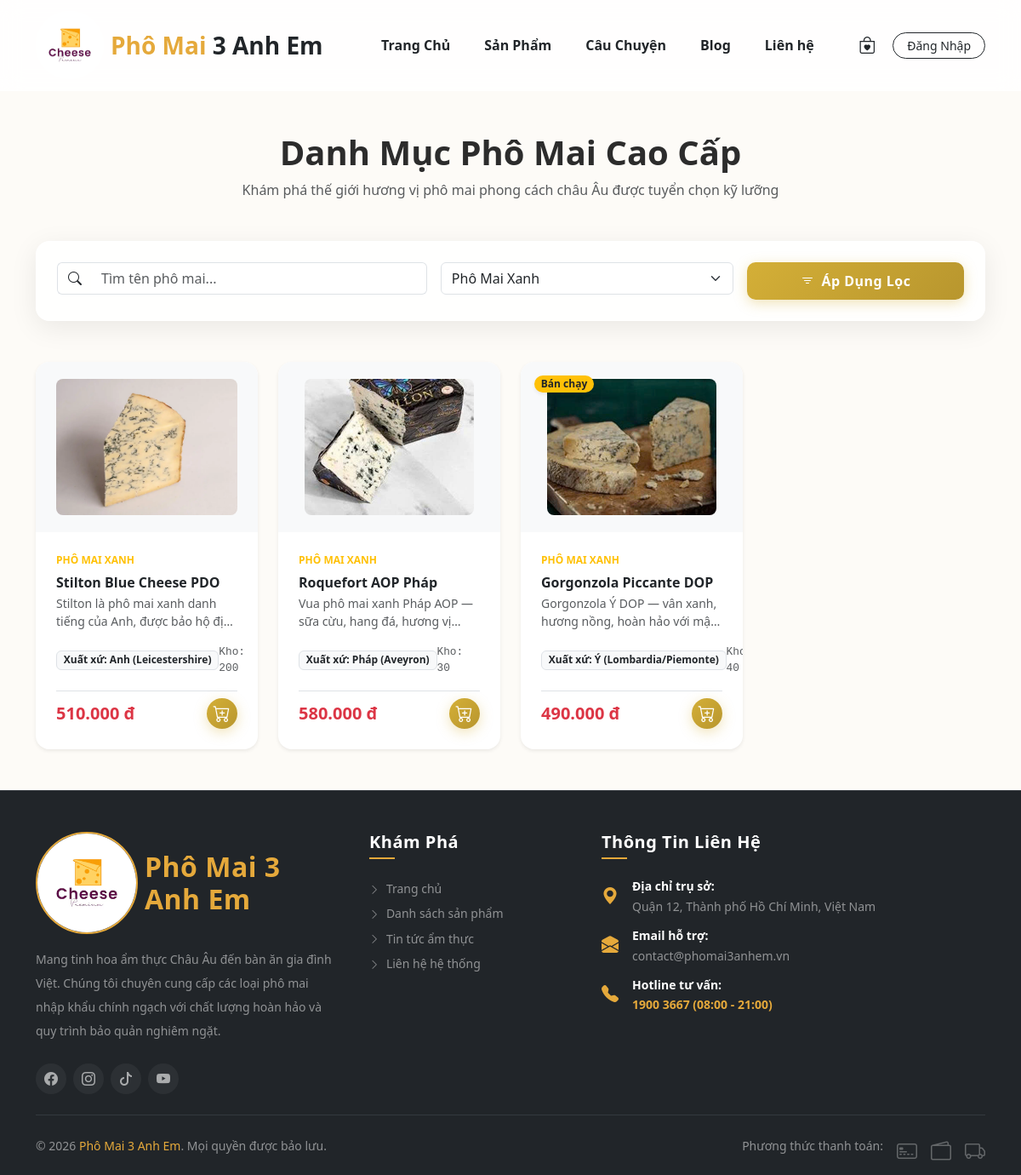
The page /product.php?category=3 on the database its author committed.
### tables this page shows
CREATE TABLE `products` (
  `id` int(10) UNSIGNED NOT NULL,
  `category_id` int(10) UNSIGNED NOT NULL,
  `name` varchar(200) NOT NULL,
  `slug` varchar(220) NOT NULL,
  `description` text DEFAULT NULL,
  `short_desc` varchar(300) DEFAULT NULL,
  `price` decimal(12,0) NOT NULL,
  `sale_price` decimal(10,2) DEFAULT NULL,
  `original_price` decimal(12,0) DEFAULT NULL,
  `stock` int(10) UNSIGNED NOT NULL DEFAULT 0,
  `weight_gram` int(10) UNSIGNED DEFAULT NULL,
  `origin` varchar(100) DEFAULT NULL,
  `image` varchar(255) DEFAULT NULL,
  `is_featured` tinyint(1) NOT NULL DEFAULT 0,
  `is_on_sale` tinyint(1) DEFAULT 0,
  `is_active` tinyint(1) NOT NULL DEFAULT 1,
  `created_at` datetime NOT NULL DEFAULT current_timestamp(),
  `updated_at` datetime NOT NULL DEFAULT current_timestamp() ON UPDATE current_timestamp()
);

CREATE TABLE `categories` (
  `id` int(10) UNSIGNED NOT NULL,
  `name` varchar(100) NOT NULL,
  `slug` varchar(120) NOT NULL,
  `description` text DEFAULT NULL,
  `icon` varchar(50) DEFAULT NULL,
  `created_at` datetime NOT NULL DEFAULT current_timestamp()
);

### product.php (the view, shortened to what this page needs)
<?php
include_once 'config/db.php';
include_once 'includes/header.php';
$stmt_cate = $pdo->query("SELECT * FROM categories ORDER BY id ASC");
$categories = $stmt_cate->fetchAll();
$search = isset($_GET['search']) ? trim($_GET['search']) : '';
$cate_id = isset($_GET['category']) ? (int)$_GET['category'] : 0;
$sql = "SELECT p.*, c.name AS category_name FROM products p JOIN categories c ON p.category_id = c.id WHERE p.is_active = 1";
$params = [];
if ($cate_id > 0) { $sql .= " AND p.category_id = ?"; $params[] = $cate_id; }
$sql .= " ORDER BY p.id DESC";
$stmt_prod = $pdo->prepare($sql);
$stmt_prod->execute($params);
$products = $stmt_prod->fetchAll();
?>
<div class="container my-5">
    <div class="text-center mb-5" data-aos="fade-up">
        <h1 class="fw-bold">Danh Mục Phô Mai Cao Cấp</h1>
        <p class="text-muted">Khám phá thế giới hương vị phô mai phong cách châu Âu được tuyển chọn kỹ lưỡng</p>
    </div>
    <div class="glass-card p-4 mb-5" data-aos="fade-up">
        <form method="GET" action="product.php" class="row g-3">
            <div class="col-md-5">
                <div class="input-group">
                    <span class="input-group-text bg-transparent border-end-0"><i class="bi bi-search"></i></span>
                    <input type="text" name="search" class="form-control border-start-0" placeholder="Tìm tên phô mai..." value="<?php echo htmlspecialchars($search); ?>">
                </div>
            </div>
            <div class="col-md-4">
                <select name="category" class="form-select">
                    <?php foreach($categories as $cat): ?>
                        <option value="<?php echo $cat['id']; ?>" <?php echo ($cate_id == $cat['id']) ? 'selected' : ''; ?>>
                            <?php echo htmlspecialchars($cat['name']); ?>
                        </option>
                    <?php endforeach; ?>
                </select>
            </div>
            <div class="col-md-3 d-grid">
                <button type="submit" class="btn btn-gold"><i class="bi bi-filter me-2"></i>Áp Dụng Lọc</button>
            </div>
        </form>
    </div>
    <div class="row g-4">
        <?php if (count($products) > 0): ?>
            <?php foreach($products as $prod): ?>
                <div class="col-sm-6 col-md-4 col-lg-3" data-aos="fade-up">
                    <div class="card h-100 border-0 shadow-sm rounded-4 overflow-hidden bg-white custom-product-card position-relative <?php echo ($prod['stock'] <= 0) ? 'product-out-of-stock' : ''; ?>">
                        <?php if ($prod['stock'] <= 0): ?>
                            <span class="position-absolute top-0 start-0 m-3 badge bg-secondary px-2.5 py-1.5 small rounded-pill shadow-sm" style="z-index: 2;">
                                <i class="bi bi-x-circle-fill me-1"></i>HẾT HÀNG
                            </span>
                        <?php elseif (isset($prod['is_on_sale']) && $prod['is_on_sale'] == 1): ?>
                            <span class="position-absolute top-0 start-0 m-3 badge bg-danger px-2.5 py-1.5 small rounded-pill shadow-sm animate-pulse" style="z-index: 2;">
                                <i class="bi bi-tag-fill me-1"></i>KHUYẾN MÃI
                            </span>
                        <?php elseif (isset($prod['is_featured']) && $prod['is_featured'] == 1): ?>
                            <span class="position-absolute top-0 start-0 m-3 badge bg-warning text-dark px-2.5 py-1.5 small rounded-pill shadow-sm" style="z-index: 2;">
                                Bán chạy
                            </span>
                        <?php endif; ?>
                        <div class="bg-light text-center p-3 d-flex align-items-center justify-content-center position-relative" style="height: 200px;">
                            <a href="chitietsanpham.php?id=<?php echo $prod['id']; ?>" class="w-100 h-100 d-flex align-items-center justify-content-center img-container">
                                <?php
                                $img_file = isset($prod['image']) ? $prod['image'] : '';
                                $img = (!empty($img_file) && file_exists('assets/img/'.$img_file)) ? 'assets/img/'.$img_file : 'https://images.unsplash.com/photo-1528750994863-30f4a7c05267?q=80&w=400';
                                ?>
                                <img src="<?php echo $img; ?>" class="img-fluid rounded-3 <?php echo ($prod['stock'] <= 0) ? 'opacity-50' : ''; ?>" style="max-height: 160px; object-fit: contain;" alt="<?php echo htmlspecialchars($prod['name']); ?>">
                            </a>
                        </div>
                        <div class="card-body d-flex flex-column p-4">
                            <span class="text-uppercase text-warning fw-bold mb-1" style="font-size: 0.75rem;">
                                <?php echo htmlspecialchars($prod['category_name']); ?>
                            </span>
                            <h6 class="fw-bold my-1 product-title">
                                <a href="chitietsanpham.php?id=<?php echo $prod['id']; ?>" class="text-decoration-none transition-color">
                                    <?php echo htmlspecialchars($prod['name']); ?>
                                </a>
                            </h6>
                            <p class="text-muted small mb-3 flex-grow-1 card-desc">
                                <?php echo htmlspecialchars($prod['short_desc']); ?>
                            </p>
                            <div class="mb-3 d-flex justify-content-between align-items-center">
                                <span class="badge bg-light text-dark border">Xuất xứ: <?php echo htmlspecialchars($prod['origin'] ?? 'Đang cập nhật'); ?></span>
                                <small class="text-muted font-monospace" style="font-size: 0.8rem;">Kho: <?php echo $prod['stock']; ?></small>
                            </div>
                            <div class="d-flex align-items-center justify-content-between pt-2 border-top">
                                <div>
                                    <?php if (isset($prod['is_on_sale']) && $prod['is_on_sale'] == 1 && !empty($prod['sale_price'])): ?>
                                        <span class="fw-bold text-danger d-block fs-5"><?php echo number_format($prod['sale_price'], 0, ',', '.'); ?> đ</span>
                                        <small class="text-muted text-decoration-line-through d-block" style="font-size: 0.8rem;"><?php echo number_format($prod['price'], 0, ',', '.'); ?> đ</small>
                                    <?php else: ?>
                                        <span class="fw-bold text-danger d-block fs-5"><?php echo number_format($prod['price'], 0, ',', '.'); ?> đ</span>
                                    <?php endif; ?>
                                </div>
                                <?php if ($prod['stock'] > 0): ?>
                                    <form class="ajax-cart-form">
                                        <button type="submit" class="btn btn-sm btn-gold p-2 lh-1 rounded-circle" title="Thêm vào giỏ hàng">
                                            <i class="bi bi-cart-plus fs-5"></i>
                                        </button>
                                    </form>
                                <?php else: ?>
                                    <button type="button" class="btn btn-sm btn-secondary p-2 lh-1 rounded-circle" disabled title="Sản phẩm đã hết hàng">
                                        <i class="bi bi-dash-circle fs-5"></i>
                                    </button>
                                <?php endif; ?>
                            </div>
                        </div>
                    </div>
                </div>
            <?php endforeach; ?>
        <?php endif; ?>
    </div>
</div>
<?php include_once 'includes/footer.php'; ?>

### assets/css/style.css (style rules this page uses)
:root { --primary-gold: #E5A93B; --bg-cream: #FDFBF7; --text-charcoal: #2C2C2C; --glass-bg: rgba(255, 255, 255, 0.8); --glass-border: rgba(255, 255, 255, 0.4); --glass-blur: blur(12px); }
body { background-color: var(--bg-cream); color: var(--text-charcoal); font-family: 'Segoe UI', Tahoma, Geneva, Verdana, sans-serif; overflow-x: hidden; }
.glass-card { background: var(--glass-bg); backdrop-filter: var(--glass-blur); -webkit-backdrop-filter: var(--glass-blur); border: 1px solid var(--glass-border); border-radius: 16px; box-shadow: 0 8px 32px 0 rgba(0, 0, 0, 0.04); }
.btn-gold { background-color: var(--primary-gold); color: #ffffff; border-radius: 30px; padding: 10px 24px; font-weight: 600; border: none; transition: all 0.3s ease; }
.glass-card { background: rgba(255, 255, 255, 0.88); backdrop-filter: blur(12px); -webkit-backdrop-filter: blur(12px); border: 1px solid rgba(255, 255, 255, 0.45); border-radius: 20px; box-shadow: 0 8px 32px rgba(0, 0, 0, 0.08); }
.btn-gold { background: linear-gradient(135deg, #d4af37 0%, #b8962e 100%); color: #fff; border: none; border-radius: 12px; font-weight: 700; letter-spacing: 0.04em; transition: all 0.22s ease; box-shadow: 0 4px 18px rgba(212, 175, 55, 0.38); }
.glass-card { background: rgba(255, 255, 255, 0.85); backdrop-filter: blur(12px); -webkit-backdrop-filter: blur(12px); border: 1px solid rgba(255, 255, 255, 0.4); border-radius: 16px; box-shadow: 0 8px 32px rgba(0, 0, 0, 0.08); }
.btn-gold { background: linear-gradient(135deg, #d4af37 0%, #b8962e 100%); color: #fff; border: none; border-radius: 10px; font-weight: 600; letter-spacing: 0.03em; transition: all 0.2s ease; box-shadow: 0 4px 15px rgba(212, 175, 55, 0.35); }

### product.php (style rules this page uses)
.custom-product-card { transition: transform 0.4s cubic-bezier(0.165, 0.84, 0.44, 1), box-shadow 0.4s ease; }
.product-title a { color: #212529; transition: color 0.3s ease; }
.img-container img { transition: transform 0.4s ease; }
.card-desc { display: -webkit-box; -webkit-line-clamp: 2; -webkit-box-orient: vertical; overflow: hidden; }

### rows shown on the page
products: image (picture), category.name "PHÔ MAI XANH", name "Stilton Blue Cheese PDO", short_desc "Stilton là phô mai xanh danh tiếng của Anh, được bảo hộ…", origin "Anh (Leicestershire)", stock "200", price "510.000"
products: image (picture), category.name "PHÔ MAI XANH", name "Roquefort AOP Pháp", short_desc "Vua phô mai xanh Pháp AOP — sữa cừu, hang đá, hương…", origin "Pháp (Aveyron)", stock "30", price "580.000"
products: is_on_sale "Bán chạy", image (picture), category.name "PHÔ MAI XANH", name "Gorgonzola Piccante DOP", short_desc "Gorgonzola Ý DOP — vân xanh, hương nồng, hoàn hảo với…", origin "Ý (Lombardia/Piemonte)", stock "40", price "490.000"

### other values the page prints
form field category "Phô Mai Xanh"
